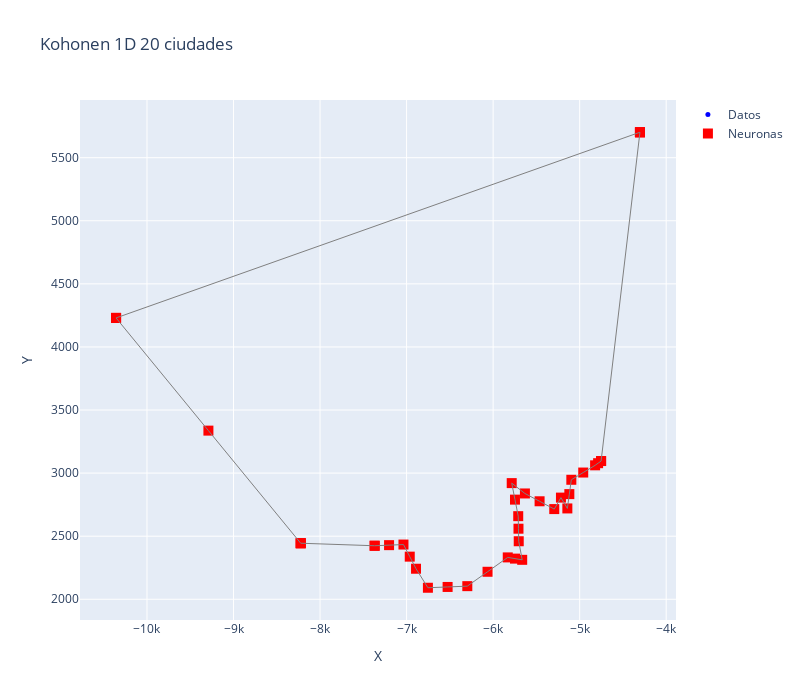

Notebook code for this chart:
### Code cell
resultados_20 = entrenar_1D_unico(
    dataset_20,
    alpha=0.5,
    iteraciones=3000,
    varianza=2,
    multiplicador=2 # doble de neuronas para que haga super overfitting, que parecería ser lo ideal para TSP
)

# overfitting hace mejores recorridos entre ciudades

### Figure 1 — Plotly figure (JSON) as saved in the notebook; plotly's stock layout.template omitted (floating-point values rounded to 4 significant figures)
{"data": [{"marker": {"color": "blue", "size": 5}, "mode": "markers", "name": "Datos", "type": "scatter", "x": [-6891.0, -5633.0, -5096.0, -7369.0, -4303.0, -5216.0, -7036.0, -10360.0, -5785.0, -5704.0, -5710.0, -5831.0, -5142.0, -5664.0, -4822.0, -6754.0, -8224.0, -5294.0, -4752.0, -6298.0], "y": [2242.0, 2839.0, 2947.0, 2424.0, 5702.0, 2806.0, 2434.0, 4230.0, 2921.0, 2460.0, 2659.0, 2332.0, 2720.0, 2313.0, 3062.0, 2091.0, 2444.0, 2715.0, 3096.0, 2104.0]}, {"marker": {"color": "red", "size": 10, "symbol": "square"}, "mode": "markers", "name": "Neuronas", "type": "scatter", "x": [-5294.0, -5216.0, -5142.0, -5119.0, -5096.0, -4959.0, -4822.0, -4787.0, -4752.0, -4752.0, -4303.0, -4303.0, -4304.0, -10360.0, -10360.0, -10360.0, -9290.0, -8224.0, -8224.0, -8224.0, -7369.0, -7369.0, -7203.0, -7036.0, -6963.0, -6891.0, -6754.0, -6526.0, -6298.0, -6065.0, -5831.0, -5747.0, -5664.0, -5704.0, -5707.0, -5710.0, -5748.0, -5785.0, -5633.0, -5463.0], "y": [2715.0, 2806.0, 2720.0, 2833.0, 2947.0, 3004.0, 3062.0, 3079.0, 3096.0, 3096.0, 5701.0, 5702.0, 5702.0, 4230.0, 4230.0, 4230.0, 3337.0, 2444.0, 2444.0, 2444.0, 2424.0, 2424.0, 2429.0, 2434.0, 2338.0, 2242.0, 2091.0, 2098.0, 2104.0, 2218.0, 2332.0, 2322.0, 2313.0, 2460.0, 2559.0, 2659.0, 2790.0, 2921.0, 2839.0, 2777.0]}, {"line": {"color": "gray", "width": 1}, "mode": "lines", "showlegend": false, "type": "scatter", "x": [-5294.0, -5216.0], "y": [2715.0, 2806.0]}, {"line": {"color": "gray", "width": 1}, "mode": "lines", "showlegend": false, "type": "scatter", "x": [-5216.0, -5142.0], "y": [2806.0, 2720.0]}, {"line": {"color": "gray", "width": 1}, "mode": "lines", "showlegend": false, "type": "scatter", "x": [-5142.0, -5119.0], "y": [2720.0, 2833.0]}, {"line": {"color": "gray", "width": 1}, "mode": "lines", "showlegend": false, "type": "scatter", "x": [-5119.0, -5096.0], "y": [2833.0, 2947.0]}, {"line": {"color": "gray", "width": 1}, "mode": "lines", "showlegend": false, "type": "scatter", "x": [-5096.0, -4959.0], "y": [2947.0, 3004.0]}, {"line": {"color": "gray", "width": 1}, "mode": "lines", "showlegend": false, "type": "scatter", "x": [-4959.0, -4822.0], "y": [3004.0, 3062.0]}, {"line": {"color": "gray", "width": 1}, "mode": "lines", "showlegend": false, "type": "scatter", "x": [-4822.0, -4787.0], "y": [3062.0, 3079.0]}, {"line": {"color": "gray", "width": 1}, "mode": "lines", "showlegend": false, "type": "scatter", "x": [-4787.0, -4752.0], "y": [3079.0, 3096.0]}, {"line": {"color": "gray", "width": 1}, "mode": "lines", "showlegend": false, "type": "scatter", "x": [-4752.0, -4752.0], "y": [3096.0, 3096.0]}, {"line": {"color": "gray", "width": 1}, "mode": "lines", "showlegend": false, "type": "scatter", "x": [-4752.0, -4303.0], "y": [3096.0, 5701.0]}, {"line": {"color": "gray", "width": 1}, "mode": "lines", "showlegend": false, "type": "scatter", "x": [-4303.0, -4303.0], "y": [5701.0, 5702.0]}, {"line": {"color": "gray", "width": 1}, "mode": "lines", "showlegend": false, "type": "scatter", "x": [-4303.0, -4304.0], "y": [5702.0, 5702.0]}, {"line": {"color": "gray", "width": 1}, "mode": "lines", "showlegend": false, "type": "scatter", "x": [-4304.0, -10360.0], "y": [5702.0, 4230.0]}, {"line": {"color": "gray", "width": 1}, "mode": "lines", "showlegend": false, "type": "scatter", "x": [-10360.0, -10360.0], "y": [4230.0, 4230.0]}, {"line": {"color": "gray", "width": 1}, "mode": "lines", "showlegend": false, "type": "scatter", "x": [-10360.0, -10360.0], "y": [4230.0, 4230.0]}, {"line": {"color": "gray", "width": 1}, "mode": "lines", "showlegend": false, "type": "scatter", "x": [-10360.0, -9290.0], "y": [4230.0, 3337.0]}, {"line": {"color": "gray", "width": 1}, "mode": "lines", "showlegend": false, "type": "scatter", "x": [-9290.0, -8224.0], "y": [3337.0, 2444.0]}, {"line": {"color": "gray", "width": 1}, "mode": "lines", "showlegend": false, "type": "scatter", "x": [-8224.0, -8224.0], "y": [2444.0, 2444.0]}, {"line": {"color": "gray", "width": 1}, "mode": "lines", "showlegend": false, "type": "scatter", "x": [-8224.0, -8224.0], "y": [2444.0, 2444.0]}, {"line": {"color": "gray", "width": 1}, "mode": "lines", "showlegend": false, "type": "scatter", "x": [-8224.0, -7369.0], "y": [2444.0, 2424.0]}, {"line": {"color": "gray", "width": 1}, "mode": "lines", "showlegend": false, "type": "scatter", "x": [-7369.0, -7369.0], "y": [2424.0, 2424.0]}, {"line": {"color": "gray", "width": 1}, "mode": "lines", "showlegend": false, "type": "scatter", "x": [-7369.0, -7203.0], "y": [2424.0, 2429.0]}, {"line": {"color": "gray", "width": 1}, "mode": "lines", "showlegend": false, "type": "scatter", "x": [-7203.0, -7036.0], "y": [2429.0, 2434.0]}, {"line": {"color": "gray", "width": 1}, "mode": "lines", "showlegend": false, "type": "scatter", "x": [-7036.0, -6963.0], "y": [2434.0, 2338.0]}, {"line": {"color": "gray", "width": 1}, "mode": "lines", "showlegend": false, "type": "scatter", "x": [-6963.0, -6891.0], "y": [2338.0, 2242.0]}, {"line": {"color": "gray", "width": 1}, "mode": "lines", "showlegend": false, "type": "scatter", "x": [-6891.0, -6754.0], "y": [2242.0, 2091.0]}, {"line": {"color": "gray", "width": 1}, "mode": "lines", "showlegend": false, "type": "scatter", "x": [-6754.0, -6526.0], "y": [2091.0, 2098.0]}, {"line": {"color": "gray", "width": 1}, "mode": "lines", "showlegend": false, "type": "scatter", "x": [-6526.0, -6298.0], "y": [2098.0, 2104]}, {"line": {"color": "gray", "width": 1}, "mode": "lines", "showlegend": false, "type": "scatter", "x": [-6298.0, -6065.0], "y": [2104, 2218.0]}, {"line": {"color": "gray", "width": 1}, "mode": "lines", "showlegend": false, "type": "scatter", "x": [-6065.0, -5831.0], "y": [2218.0, 2332.0]}, {"line": {"color": "gray", "width": 1}, "mode": "lines", "showlegend": false, "type": "scatter", "x": [-5831.0, -5747.0], "y": [2332.0, 2322.0]}, {"line": {"color": "gray", "width": 1}, "mode": "lines", "showlegend": false, "type": "scatter", "x": [-5747.0, -5664.0], "y": [2322.0, 2313.0]}, {"line": {"color": "gray", "width": 1}, "mode": "lines", "showlegend": false, "type": "scatter", "x": [-5664.0, -5704.0], "y": [2313.0, 2460.0]}, {"line": {"color": "gray", "width": 1}, "mode": "lines", "showlegend": false, "type": "scatter", "x": [-5704.0, -5707.0], "y": [2460.0, 2559.0]}, {"line": {"color": "gray", "width": 1}, "mode": "lines", "showlegend": false, "type": "scatter", "x": [-5707.0, -5710.0], "y": [2559.0, 2659.0]}, {"line": {"color": "gray", "width": 1}, "mode": "lines", "showlegend": false, "type": "scatter", "x": [-5710.0, -5748.0], "y": [2659.0, 2790.0]}, {"line": {"color": "gray", "width": 1}, "mode": "lines", "showlegend": false, "type": "scatter", "x": [-5748.0, -5785.0], "y": [2790.0, 2921.0]}, {"line": {"color": "gray", "width": 1}, "mode": "lines", "showlegend": false, "type": "scatter", "x": [-5785.0, -5633.0], "y": [2921.0, 2839.0]}, {"line": {"color": "gray", "width": 1}, "mode": "lines", "showlegend": false, "type": "scatter", "x": [-5633.0, -5463.0], "y": [2839.0, 2777.0]}, {"line": {"color": "gray", "width": 1}, "mode": "lines", "showlegend": false, "type": "scatter", "x": [-5463.0, -5294.0], "y": [2777.0, 2715.0]}], "layout": {"height": 700, "showlegend": true, "title": {"text": "Kohonen 1D 20 ciudades"}, "width": 800, "xaxis": {"title": {"text": "X"}}, "yaxis": {"title": {"text": "Y"}}}}
